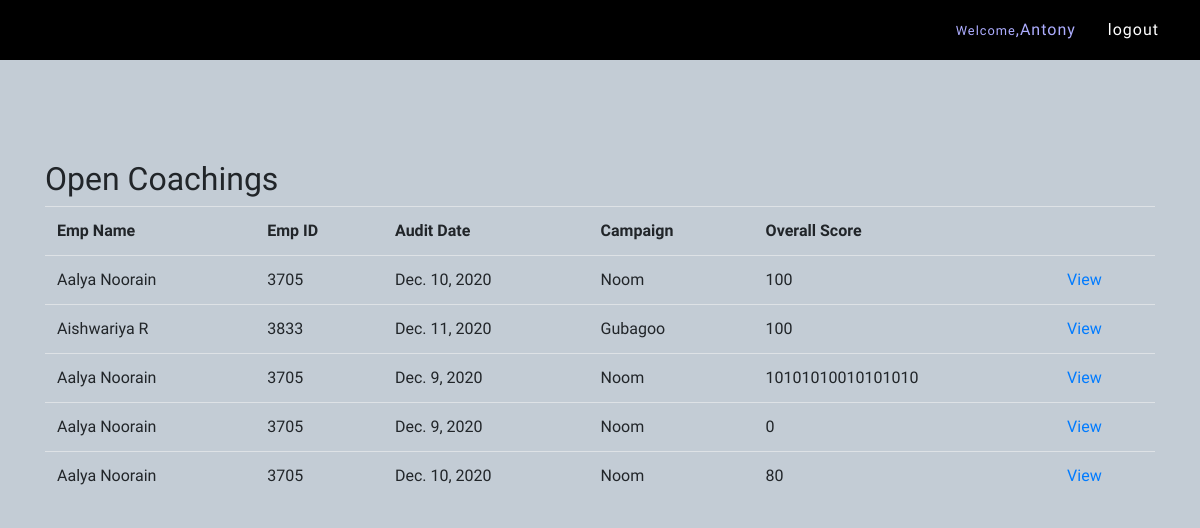
Before: /employees/qa-open-status-coachings-view/24 (signed in) with the older database file.
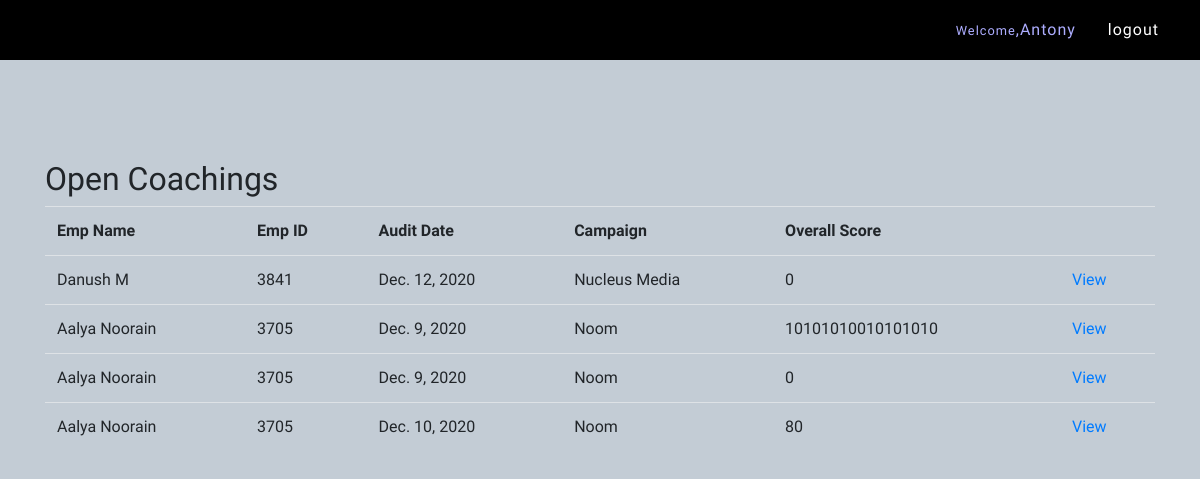
After: the same page with the newer database file.
### employees/models.py (models this page shows, shortened)
class Profile(models.Model):
    team_list=(
        ('Noom','Noom'),('Aadya Solutions','Aadya Solutions'),('UPS CLP','UPS CLP'),('Gardening Express','Gardening Express'),
        ('Maxwell Properties','Maxwell Properties'),('Gubagoo','Gubagoo'),('Digital Swiss Gold','Digital Swiss Gold'),
        ('Digital Signage','Digital Signage'),('Success Systems','Success Systems'),('Advancement Consulting ','Advancement Consulting'),
        ('Insalvage','Insalvage'),('Medicare','Medicare'),('Printerpix','Printerpix'),('Printerpix Training','Printerpix Training'),
        ('First Look Appraisal','First Look Appraisal'),('TCA Counseling Group','TCA Counseling Group'),('Advit Sahdev Marketing','Advit Sahdev Marketing'),
        ('AKDY','AKDY'),('AKDY Training','AKDY Training'),('Monster Lead Group','Monster Lead Group'),('Fame House','Fame House'),
        ('Lecanto Green coffee','Lecanto Green coffee'),('Micro Distributing','Micro Distributing'),('Aditya Birla','Aditya Birla'),
        ('Aditya Birla Cellulose','Aditya Birla Cellulose'),('Aditya Birla Cellulose Training','Aditya Birla Cellulose Training'),
        ('City Security Services','City Security Services'),('Active Sports Club','Active Sports Club'),('Aditya Birla Sampling Team','Aditya Birla Sampling Team'),
        ('Aditya Birla Sampling Team Trainig','Aditya Birla Sampling Team Trainig'),('Bigo - IMO Group Chat','Bigo - IMO Group Chat'),
        ('Bigo Monitor Team','Bigo Monitor Team'),('Daniel Wellington','Daniel Wellington'),('Option Matrix','Option Matrix'),
        ('Info Think LLC','Info Think LLC'),('MT Cosmetics','MT Cosmetics'),("Something's Brewing","Something's Brewing"),
        ('WIT Digital','WIT Digital'),('Sync Treasury LLC','Sync Treasury LLC'),('SANA GAMING CONSULTING','SANA GAMING CONSULTING'),
        ('GrayStone LLC','GrayStone LLC'),('Kaapi Machines','Kaapi Machines'),('Richmond Assets & Holdings','Richmond Assets & Holdings'),
        ('US Home Exterior','US Home Exterior'),('Pre Management Leicester LTD','Pre Management Leicester LTD'),('American Income Life','American Income Life'),
        ('Life Alarm Services','Life Alarm Services'),('ERI Global','ERI Global'),('Allen Consulting group','Allen Consulting group'),
        ('Jeffery Tan ','Jeffery Tan '),('Student Life','Student Life'),('Career Transition Specialist','Career Transition Specialist'),
        ('Golden Eye Tech CCTV','Golden Eye Tech CCTV'),('MOVEMENT INSURANCE','MOVEMENT INSURANCE'),('Nucleus Media','Nucleus Media'),
        ('PSECU','PSECU'),('Tentamus','Tentamus'),('L&D','L&D'),('Get A Rate','Get A Rate'),('Mayfair Acct and Wealth','Mayfair Acct and Wealth'),
        ('Superking','Superking'),('Millionaires Group','Millionaires Group'),('PROTOSTAR','PROTOSTAR'),('MESSE FRANKFURT','MESSE FRANKFURT'),
        ('System 4','System 4'),('Naffa Innovations Pvt Ltd','Naffa Innovations Pvt Ltd'),('Support Staff','Support Staff'),
        ('Quality Team', 'Quality Team')
                    )
    emp_desi_list=(
        ('CRO','CRO'),('Patrolling officer','Patrolling officer'),('TL','TL'),('AM','AM'),('Trainer','Trainer'),
        ('AD','AD'),('Manager','Manager'),('Service Delivery Manager','Service Delivery Manager'),('Asst.Manager','Asst.Manager'),
        ('CC Team','CC Team'),('BD','BD'),('MIS','MIS'),('Data Analyst','Data Analyst'),('Team Leader','Team Leader'),('QA','QA'),
        ('ATL','ATL'),('SME','SME')
                   )
    user=models.OneToOneField(User,on_delete=models.CASCADE)
    emp_name = models.CharField(max_length=30)
    emp_id=models.IntegerField()
    emp_desi=models.CharField(max_length=50,choices=emp_desi_list)
    team=models.CharField(max_length=50,choices=team_list)
    email=models.EmailField(default='emp@ecpl.com',null=True)

class InboundMonitoringForm(models.Model):
    emp_id = models.IntegerField()
    associate_name = models.CharField(max_length=50)
    qa = models.CharField(max_length=50)
    team_lead = models.CharField(max_length=50)
    customer_name = models.CharField(max_length=50)
    customer_contact = models.IntegerField()
    call_date = models.DateField()
    audit_date = models.DateField()
    campaign = models.CharField(max_length=100)
    zone=models.CharField(max_length=50)
    concept = models.CharField(max_length=60)
    call_duration=models.IntegerField()
    ce_1 = models.IntegerField()
    ce_2 = models.IntegerField()
    ce_3 = models.IntegerField()
    ce_4 = models.IntegerField()
    ce_5 = models.IntegerField()
    ce_6 = models.IntegerField()
    ce_7 = models.IntegerField()
    ce_8 = models.IntegerField()
    ce_9 = models.IntegerField()
    ce_10 = models.IntegerField()
    ce_11 = models.IntegerField()
    business_1 = models.IntegerField()
    business_2 = models.IntegerField()
    compliance_1 = models.IntegerField()
    compliance_2 = models.IntegerField()
    compliance_3 = models.IntegerField()
    areas_improvement = models.TextField()
    positives = models.TextField()
    comments = models.TextField()
    added_by = models.CharField(max_length=30)
    status = models.BooleanField(default=False)
    closed_date = models.DateTimeField(null=True)
    emp_comments = models.TextField(null=True)
    ce_total = models.IntegerField(null=True)
    business_total=models.IntegerField(null=True)
    compliance_total = models.IntegerField(null=True)
    overall_score = models.IntegerField(null=True)

class ChatMonitoringFormEva(models.Model):
    emp_id = models.IntegerField()
    associate_name = models.CharField(max_length=50)
    qa = models.CharField(max_length=50)
    team_lead = models.CharField(max_length=50)
    ticket_no = models.IntegerField()
    trans_date = models.DateField()
    audit_date = models.DateField()
    campaign = models.CharField(max_length=100)
    evaluator = models.CharField(max_length=50)
    concept = models.CharField(max_length=60)
    ce_1 = models.IntegerField()
    ce_2 = models.IntegerField()
    ce_3 = models.IntegerField()
    ce_4 = models.IntegerField()
    compliance_1 = models.IntegerField()
    compliance_2 = models.IntegerField()
    compliance_3 = models.IntegerField()
    compliance_4 = models.IntegerField()
    compliance_5 = models.IntegerField()
    compliance_6 = models.IntegerField()
    areas_improvement = models.TextField()
    positives = models.TextField()
    comments = models.TextField()
    added_by = models.CharField(max_length=30)
    status = models.BooleanField(default=False)
    closed_date = models.DateTimeField(null=True)
    emp_comments = models.TextField(null=True)
    ce_total = models.IntegerField(null=True)
    compliance_total = models.IntegerField(null=True)
    overall_score = models.IntegerField(null=True)

class ChatMonitoringFormPodFather(models.Model):
    emp_id = models.IntegerField()
    associate_name = models.CharField(max_length=50)
    qa = models.CharField(max_length=50)
    team_lead = models.CharField(max_length=50)
    ticket_no = models.IntegerField()
    trans_date = models.DateField()
    audit_date = models.DateField()
    campaign = models.CharField(max_length=100)
    evaluator = models.CharField(max_length=50)
    concept = models.CharField(max_length=60)
    ce_1 = models.IntegerField()
    ce_2 = models.IntegerField()
    ce_3 = models.IntegerField()
    ce_4 = models.IntegerField()
    compliance_1 = models.IntegerField()
    compliance_2 = models.IntegerField()
    compliance_3 = models.IntegerField()
    compliance_4 = models.IntegerField()
    compliance_5 = models.IntegerField()
    compliance_6 = models.IntegerField()
    areas_improvement = models.TextField()
    positives = models.TextField()
    comments = models.TextField()
    added_by = models.CharField(max_length=30)
    status = models.BooleanField(default=False)
    closed_date = models.DateTimeField(null=True)
    emp_comments = models.TextField(null=True)
    ce_total = models.IntegerField(null=True)
    compliance_total = models.IntegerField(null=True)
    overall_score = models.IntegerField(null=True)

### employees/views.py (the view)
# urls.py: path('qa-open-status-coachings-view/<int:pk>',qacoachingViewOpenAll),
def qacoachingViewOpenAll(request,pk):
    if pk>0:
        qa_name=request.user.profile.emp_name
        coaching_inbound=InboundMonitoringForm.objects.filter(added_by=qa_name,status=False)
        coaching_chat_eva = ChatMonitoringFormEva.objects.filter(added_by=qa_name, status=False)
        coaching_chat_pod = ChatMonitoringFormPodFather.objects.filter(added_by=qa_name, status=False)
        data={
                'coaching_inbound':coaching_inbound,'coaching_chat_eva':coaching_chat_eva,'coaching_chat_pod':coaching_chat_pod,
             }
        return render(request,'qa-open-status-coachings-view.html',data)
    else:
        return redirect('/employees/qahome')

### templates/qa-open-status-coachings-view.html
{% extends 'base.html' %}
{% block main %}
{% load static %}
<section style="margin-top:100px">
    <div class="container-lg">
        <h2>Open Coachings</h2>
            <table class="table">
                <tr>
                    <th>Emp Name</th>
                    <th>Emp ID</th>
                    <th>Audit Date</th>
                    <th>Campaign</th>
                    <th>Overall Score</th>
                    <th></th>
                </tr>
                {% for c in coaching_inbound %}
                <tr>
                <td>{{c.associate_name}}</td>
                <td>{{c.emp_id}}</td>
                <td>{{c.audit_date}}</td>
                <td>{{c.campaign}}</td>
                <td>{{c.overall_score}}</td>
                <td><a href="/employees/coaching-view-inbound-qa/{{c.id}}">View</a></td>
                </tr>
                {% endfor %}
                {% for c in coaching_chat_eva %}
                <tr>
                <td>{{c.associate_name}}</td>
                <td>{{c.emp_id}}</td>
                <td>{{c.audit_date}}</td>
                <td>{{c.campaign}}</td>
                <td>{{c.overall_score}}</td>
                <td><a href="/employees/coaching-view-eva-chat-qa/{{c.id}}">View</a></td>
                </tr>
                {% endfor %}
                {% for c in coaching_chat_pod %}
                <tr>
                <td>{{c.associate_name}}</td>
                <td>{{c.emp_id}}</td>
                <td>{{c.audit_date}}</td>
                <td>{{c.campaign}}</td>
                <td>{{c.overall_score}}</td>
                <td><a href="/employees/coaching-view-pod-chat-qa/{{c.id}}">View</a></td>
                </tr>
                {% endfor %}
            </table>
    </div>
</section>
{% endblock %}

### templates/base.html (shortened to what this page needs)
<!DOCTYPE html>
<html lang="en">
<head>
    {% load static %}
    <link rel="stylesheet" href="https://cdn.jsdelivr.net/npm/bootstrap@4.5.3/dist/css/bootstrap.min.css">
    <link rel="stylesheet" href="{% static 'css/style.css' %}">
    <link rel="stylesheet" href="https://stackpath.bootstrapcdn.com/font-awesome/4.7.0/css/font-awesome.min.css">
</head>
<body>
        <section id="nav">
            <div class="container-fluid">
                <ul class="nav justify-content-end">
                    {% if user.is_authenticated %}
                    <li class="nav-item"><a href="" class="nav-link1" style="color:blue"><small>Welcome</small>,{{user.profile.emp_name}}</a></li>
                    <li class="nav-item"><a class="nav-link" href="/employees/logout">logout</a></li>
                    {% else %}
                    <li class="nav-item"><a class="nav-link" href="login">login</a></li>
                    {% endif %}
                </ul>
            </div>
        </section>
    {% block main %}
    {% endblock %}
</body>
</html>

### static/css/style.css (style rules this page uses)
* { padding: 0; margin: 0; }
body { font-family: 'Maven Pro', sans-serif; background:#c3ccd5; }
#nav { background: black; height: 60px; padding: 10px 10px; }
#nav .nav-link { color:white!important; letter-spacing:1px; }
#nav .nav-link1 { color:#adadff!important; letter-spacing:1px; display: block; padding: .5rem 1rem; }

Changed rows visible on the page:
removed InboundMonitoringForm: associate_name "Aalya Noorain", emp_id "3705", audit_date "Dec. 10, 2020", campaign "Noom", overall_score "100"
removed InboundMonitoringForm: associate_name "Aishwariya R", emp_id "3833", audit_date "Dec. 11, 2020", campaign "Gubagoo", overall_score "100"
added InboundMonitoringForm: associate_name "Danush M", emp_id "3841", audit_date "Dec. 12, 2020", campaign "Nucleus Media", overall_score "0"
